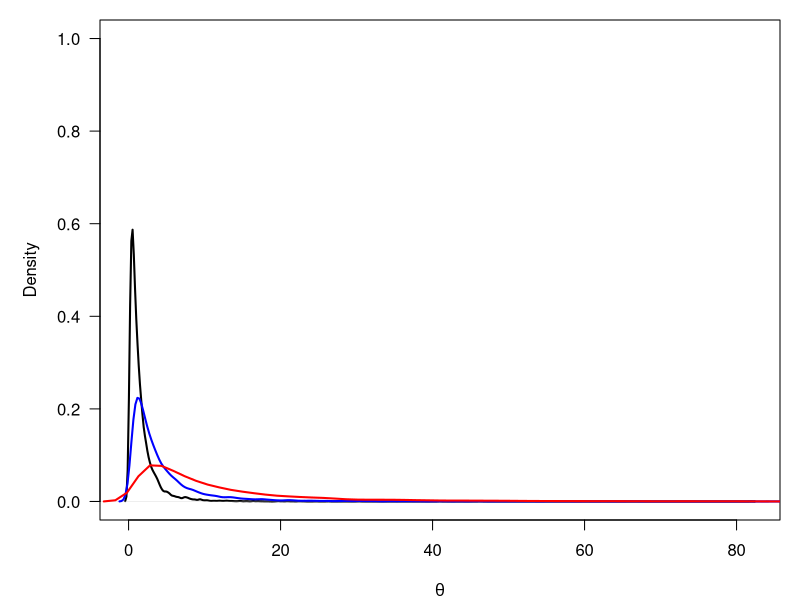
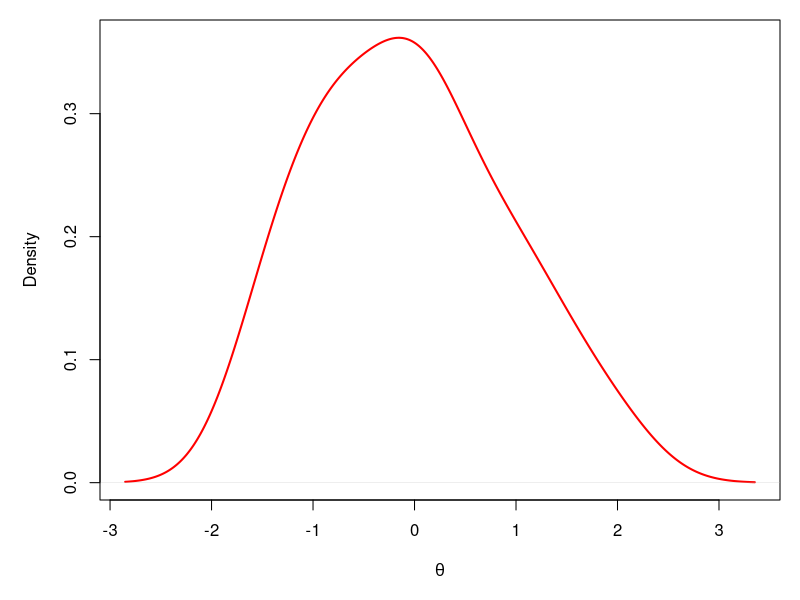
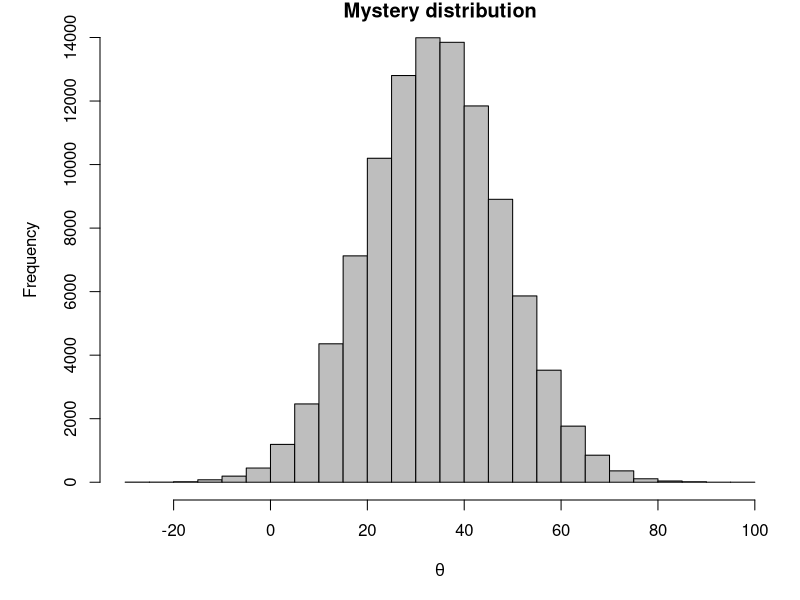
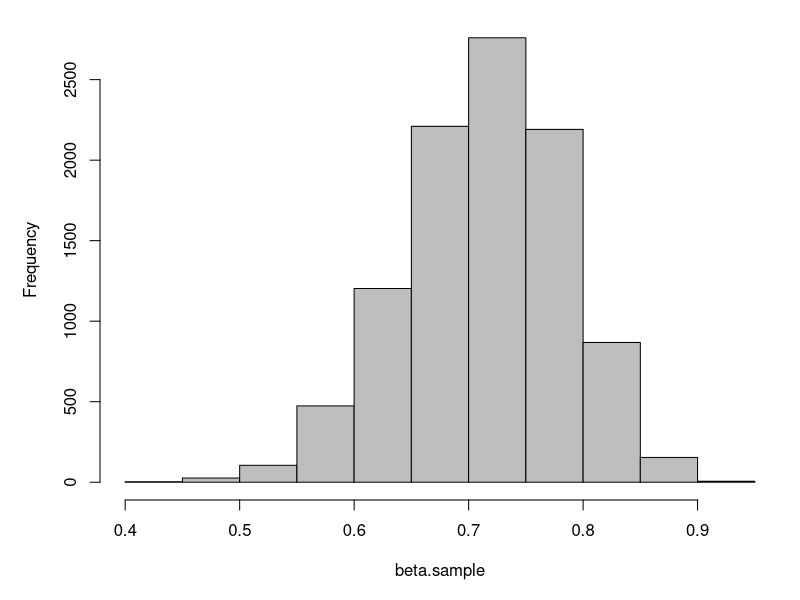

Generate these figures, in order, with R:
## ---- chunk 1

## ---- chunk 2
# Plot the density fucntion for a lognormal
# distribution that has a mean of zero and
# a standard deviation of 1.
  par(mar=c(4,5,1,1))
  plot(density(
    rlnorm(n=1e4, mean=0, sd=1)),
    main='', lwd=2, col='black', 
    xlab=expression(theta), ylim=c(0,1),
    yaxt='n')
  axis(side=2, las=2)

# Now, we can change the parameters to
# change the location and spread
  lines(density(
    rlnorm(n=1e4, mean=1, sd=1)),
    lwd=2, col = 'blue') 
  
  lines(density(
    rlnorm(n=1e4, mean=2, sd=1)),
    lwd=2, col = 'red')  
## ---- chunk 3
ndata <- rnorm(n=30, mean=0, sd=1)
## ---- chunk 4
par(mar=c(5,5,1,1))
plot(density(ndata),
     main='',
     xlab=expression(theta),
     col='red',
     lwd='2')
## ---- chunk 5
hist(rnorm(1e5, mean=34, sd=14), main='Mystery distribution',
     xlab=expression(theta), col='gray')
## ---- chunk 6
# I'll simulate the data for you in another file and you can read in the data
# from a text file like this (just make sure it is in the correct directory):
  dbp <- read.csv('../../data/dbp.txt') 
## ---- chunk 7
# Get a random sample from the beta
beta.sample <- rbeta(n=1e4,
                     shape1=30,
                     shape2=12)

# Plot a histogram
hist(beta.sample, main='', col='gray')
## ---- chunk 8
rbinom(n=10, size=10, prob=0.5)
## ---- chunk 9
rpois(n <- 10, lambda = 10)
## ---- chunk 10
counts2 <- read.csv('../../data/counts2.txt')
